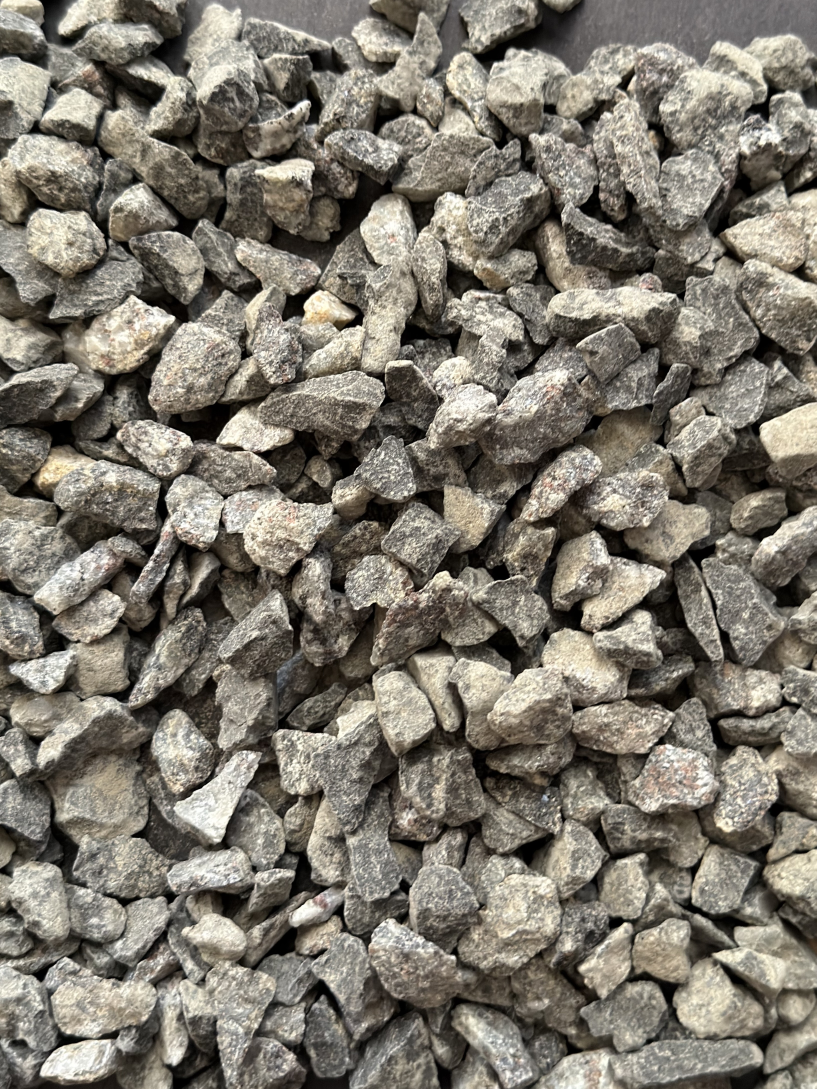
#> input picture samples/12MM/12mm_diff_height.jpeg, 3266 x 4355 px (shown at 1/4 size)
$ python debug_diameters.py samples/12MM/12mm_diff_height.jpeg
#> lines starting #> are read from the running program, lines starting #| are printed output that depends on the picture; after the words box and inside, x2 and y2 are one past the last pixel; in counts of white or black regions, pixels touching at a corner belong together
### utils.py
"""
utils.py — Shared utility functions for Q-Vision pipeline.
"""

import cv2
import numpy as np
from PIL import Image, ExifTags

from config import MAX_IMAGE_DIM, MIN_CONTOUR_AREA


def _apply_exif_orientation(path: str) -> np.ndarray:
    """Read an image and apply EXIF orientation (handles iPhone photos)."""
#> called with path = 'samples/12MM/12mm_diff_height.jpeg'
    pil_img = Image.open(path)
#> pil_img is the input picture: PIL image 3266x4355 RGB; mean R, G, B 125.6, 120.3, 109.5
    try:
        exif = pil_img._getexif()
#> exif = 13 items
        if exif:
            orientation_key = next(
                (k for k, v in ExifTags.TAGS.items() if v == "Orientation"), None
            )
            if orientation_key and orientation_key in exif:
                orientation = exif[orientation_key]
#> orientation = 1
                if orientation == 3:
                    pil_img = pil_img.rotate(180, expand=True)
                elif orientation == 6:
                    pil_img = pil_img.rotate(270, expand=True)
                elif orientation == 8:
                    pil_img = pil_img.rotate(90, expand=True)
    except (AttributeError, StopIteration):
        pass
    arr = np.array(pil_img)
    # PIL gives RGB; OpenCV uses BGR
    if len(arr.shape) == 3 and arr.shape[2] == 3:
        arr = cv2.cvtColor(arr, cv2.COLOR_RGB2BGR)
    elif len(arr.shape) == 3 and arr.shape[2] == 4:
        arr = cv2.cvtColor(arr, cv2.COLOR_RGBA2BGR)
    return arr


def load_image(path: str) -> np.ndarray:
    """Load and validate an image, applying EXIF orientation if present."""
    try:
        image = _apply_exif_orientation(path)
    except Exception:
        image = cv2.imread(path)
    if image is None:
        raise FileNotFoundError(f"Could not load image: {path}")
    return image


def resize_if_needed(image: np.ndarray, max_dim: int = MAX_IMAGE_DIM) -> np.ndarray:
    """Resize image proportionally if its largest dimension exceeds max_dim."""
#> called with max_dim = 2000
    h, w = image.shape[:2]
#> h = 4355; w = 3266
    largest = max(h, w)
#> largest = 4355
    if largest <= max_dim:
        return image
    scale = max_dim / largest
#> scale = 0.459
    new_w = int(w * scale)
#> new_w = 1499
    new_h = int(h * scale)
#> new_h = 2000
    return cv2.resize(image, (new_w, new_h), interpolation=cv2.INTER_AREA)


# [49 lines left out: function draw_contours_with_labels, not called in this run]

### zones.py
"""
zones.py — Extract 5 sampling zones from the truck bed image.
"""

import cv2
import numpy as np

from config import ZONE_COUNT, ZONE_LAYOUT


def extract_zones(image: np.ndarray, zone_count: int = ZONE_COUNT) -> list:
    """
    Divide the image into 5 sampling zones:
      - Zone 1: top-left quadrant
      - Zone 2: top-right quadrant
      - Zone 3: bottom-left quadrant
      - Zone 4: bottom-right quadrant
      - Zone 5: center region (overlapping)

    Parameters
    ----------
    image : np.ndarray
        Input image (BGR or grayscale).
    zone_count : int
        Expected number of zones (kept for API compatibility; always returns 5).

    Returns
    -------
    list[np.ndarray]
        List of cropped zone images.
    """
    h, w = image.shape[:2]
    zones = []
    for name, (xs, ys, xe, ye) in ZONE_LAYOUT.items():
        x1 = int(xs * w)
        y1 = int(ys * h)
        x2 = int(xe * w)
        y2 = int(ye * h)
        zone_crop = image[y1:y2, x1:x2]
        zones.append(zone_crop)
    return zones


# [43 lines left out: function draw_zones, not called in this run]

### segmentation.py
"""
segmentation.py — Preprocessing, adaptive thresholding, morphology, and watershed
segmentation of stone particles for Q-Vision pipeline.
"""

import cv2
import numpy as np

from config import (
    CLAHE_CLIP_LIMIT,
    CLAHE_TILE_GRID_SIZE,
    ADAPTIVE_THRESH_BLOCK_SIZE,
    ADAPTIVE_THRESH_C,
    WATERSHED_DIST_THRESH,
)


def preprocess(image: np.ndarray) -> np.ndarray:
    """
    Prepare an image for segmentation.

    Steps:
    1. Convert to grayscale.
    2. Apply CLAHE for contrast enhancement.
    3. Apply bilateral filter for edge-preserving denoising.

    Parameters
    ----------
    image : np.ndarray
        BGR or grayscale input image.

    Returns
    -------
    np.ndarray
        Preprocessed grayscale image.
    """
    if len(image.shape) == 3:
        gray = cv2.cvtColor(image, cv2.COLOR_BGR2GRAY)
    else:
        gray = image.copy()

    clahe = cv2.createCLAHE(
        clipLimit=CLAHE_CLIP_LIMIT,
        tileGridSize=CLAHE_TILE_GRID_SIZE,
    )
    enhanced = clahe.apply(gray)
    # Gaussian blur to smooth stone surface texture before thresholding
    denoised = cv2.GaussianBlur(enhanced, (9, 9), 0)
    return denoised


def segment_stones(preprocessed_image: np.ndarray) -> np.ndarray:
    """
    Produce a binary mask isolating stone particles.

    Steps:
    1. Adaptive Gaussian thresholding.
    2. Morphological opening to remove small noise.
    3. Morphological closing to fill small holes.

    Parameters
    ----------
    preprocessed_image : np.ndarray
        Grayscale preprocessed image from :func:`preprocess`.

    Returns
    -------
    np.ndarray
        Binary mask (uint8, values 0 or 255).
    """
    # Use Otsu thresholding — works for both light-on-dark and dark-on-light
    _, binary = cv2.threshold(
        preprocessed_image, 0, 255, cv2.THRESH_BINARY + cv2.THRESH_OTSU
    )

    # Auto-detect polarity: stones should fill 15-75% of image.
    # If foreground is too small, stones are likely bright (light-on-dark) and
    # Otsu already marks them white.  If foreground is too large, invert.
    fg_ratio = (binary > 0).sum() / binary.size
    if fg_ratio > 0.75:
        binary = cv2.bitwise_not(binary)

    kernel = cv2.getStructuringElement(cv2.MORPH_ELLIPSE, (9, 9))
    opened = cv2.morphologyEx(binary, cv2.MORPH_OPEN, kernel, iterations=2)
    closed = cv2.morphologyEx(opened, cv2.MORPH_CLOSE, kernel, iterations=2)
    return closed


def separate_touching_stones(binary_mask: np.ndarray) -> tuple:
    """
    Separate touching/overlapping stone particles using the watershed algorithm.

    Steps:
    1. Distance transform on the binary mask.
    2. Threshold distance map to find definite foreground (local maxima).
    3. Dilate binary mask for definite background.
    4. Compute unknown region and assign markers.
    5. Run watershed on a 3-channel placeholder image.
    6. Extract contours from each labelled region.

    Parameters
    ----------
    binary_mask : np.ndarray
        Binary mask (uint8) from :func:`segment_stones`.

    Returns
    -------
    tuple[list, np.ndarray]
        (list of contours, labelled image from watershed)
    """
    # Distance transform
    dist = cv2.distanceTransform(binary_mask, cv2.DIST_L2, 5)

    # Threshold to find sure foreground
    _, sure_fg = cv2.threshold(
        dist,
        WATERSHED_DIST_THRESH * dist.max(),
        255,
        cv2.THRESH_BINARY,
    )
    sure_fg = np.uint8(sure_fg)

    # Sure background via dilation
    kernel = cv2.getStructuringElement(cv2.MORPH_ELLIPSE, (3, 3))
    sure_bg = cv2.dilate(binary_mask, kernel, iterations=3)

    # Unknown region
    unknown = cv2.subtract(sure_bg, sure_fg)

    # Label markers
    _, markers = cv2.connectedComponents(sure_fg)
    markers = markers + 1
    markers[unknown == 255] = 0

    # Watershed needs a 3-channel uint8 image
    placeholder = cv2.cvtColor(binary_mask, cv2.COLOR_GRAY2BGR)
    markers = cv2.watershed(placeholder, markers)

    # Extract contours from each unique label (skip background=-1 and border=1)
    contours = []
    labels = np.unique(markers)
    for label in labels:
        if label <= 1:
            continue
        mask = np.zeros_like(binary_mask)
        mask[markers == label] = 255
        cnts, _ = cv2.findContours(mask, cv2.RETR_EXTERNAL, cv2.CHAIN_APPROX_SIMPLE)
        contours.extend(cnts)

    return contours, markers

### measurement.py
"""
measurement.py — Compute equivalent particle diameters and size distribution statistics.
"""

import math
import numpy as np
import cv2

from config import MIN_CONTOUR_AREA, CLASSIFICATION_RULES, MAX_PARTICLE_DIAMETER_MM


def measure_particles(contours: list, px_per_mm: float) -> list:
    """
    Measure the equivalent diameter (in mm) of each stone particle contour.

    For each contour:
    - Compute contour area in pixels.
    - Skip contours smaller than MIN_CONTOUR_AREA.
    - Equivalent diameter: d = 2 * sqrt(area / pi)
    - Convert pixel diameter to mm using px_per_mm.

    Parameters
    ----------
    contours : list
        List of contours from OpenCV (e.g. from watershed segmentation).
    px_per_mm : float
        Pixels per millimetre calibration ratio.

    Returns
    -------
    list[dict]
        Each dict has keys: 'diameter_mm', 'area_px', 'contour'.
    """
    particles = []
    for cnt in contours:
        area_px = cv2.contourArea(cnt)
        if area_px < MIN_CONTOUR_AREA:
            continue
        diameter_px = 2.0 * math.sqrt(area_px / math.pi)
        diameter_mm = diameter_px / px_per_mm
        if diameter_mm > MAX_PARTICLE_DIAMETER_MM:
            continue  # skip ruler / artifacts
        particles.append(
            {
                "diameter_mm": diameter_mm,
                "area_px": area_px,
                "contour": cnt,
            }
        )
    return particles


# [67 lines left out: function compute_distribution, not called in this run]

### debug_diameters.py
"""
Quick diagnostic: prints raw diameter distribution for an image.
Usage: python debug_diameters.py path/to/12mm_image.jpg
"""
import sys
import numpy as np
from collections import Counter

from config import FIXED_PX_PER_MM, RULER_CROP_TOP
from measurement import measure_particles, compute_distribution
from segmentation import preprocess, segment_stones, separate_touching_stones
from utils import load_image, resize_if_needed
from zones import extract_zones


def main():
    path = sys.argv[1] if len(sys.argv) > 1 else None
    if not path:
        print("Usage: python debug_diameters.py <image_path>")
        sys.exit(1)

    image = load_image(path)
    image = resize_if_needed(image)

    if RULER_CROP_TOP > 0:
        h = image.shape[0]
#> h = 2000
        image = image[int(h * RULER_CROP_TOP):]
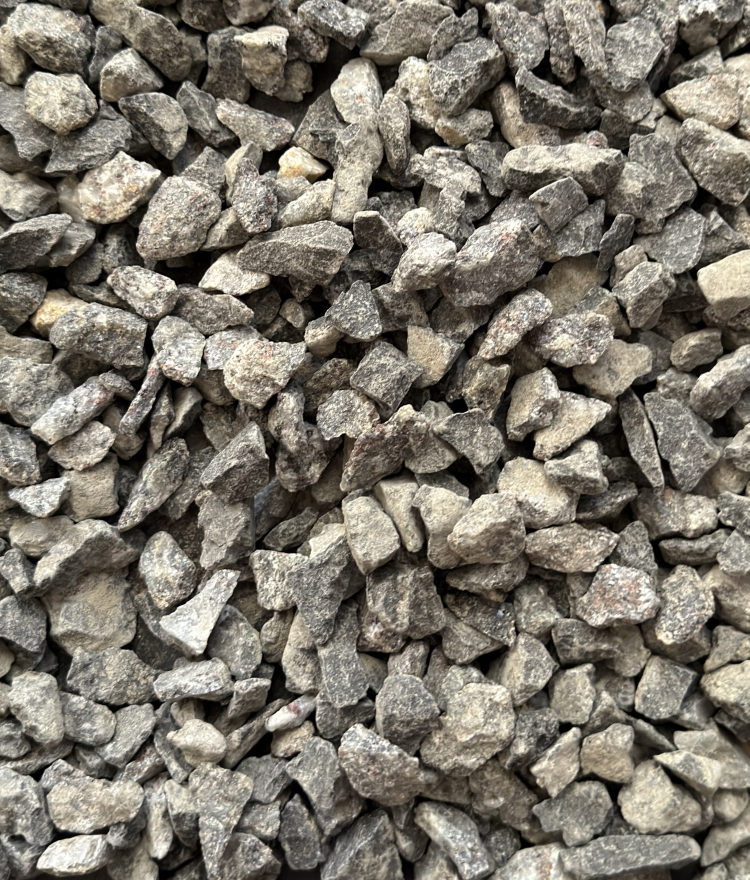
#> image: shape (1760, 1499, 3) (shown at 1/2 size); mean B, G, R 107.8, 118.8, 124.3

    px_per_mm = FIXED_PX_PER_MM
    print(f"px_per_mm = {px_per_mm}")
    print(f"Image shape (after crop/resize): {image.shape}\n")
#| Image shape (after crop/resize): (1760, 1499, 3)

    zones = extract_zones(image)
#> the loop in extract_zones, `for name, (xs, ys, xe, ye) in ZONE_LAYOUT.items():` made 5 passes
#> pass 3, in extract_zones, `zone_crop = image[y1:y2, x1:x2]`:
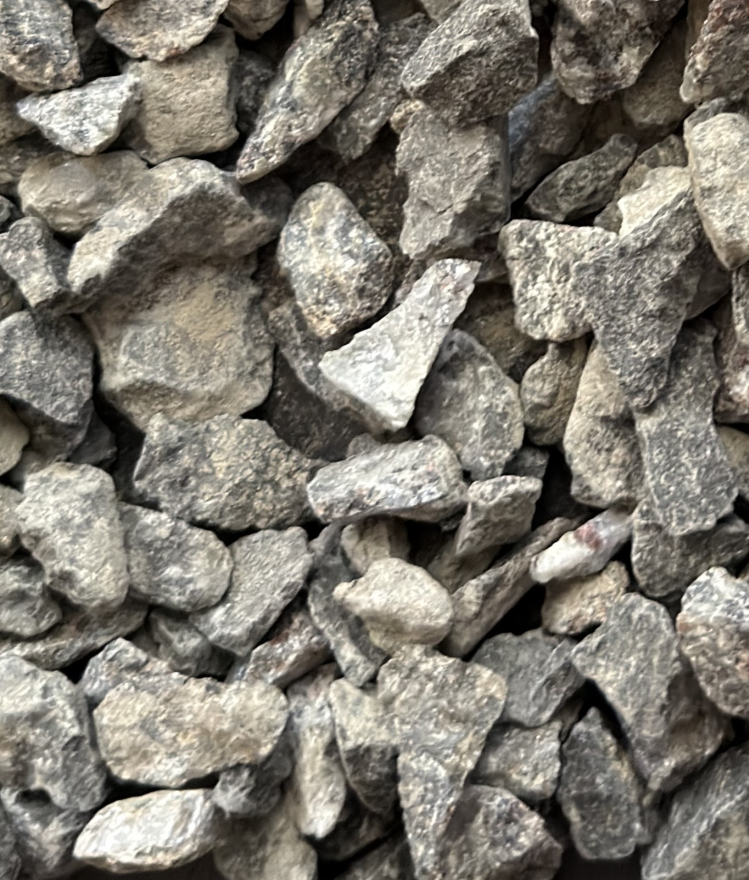
#> zone_crop: shape (880, 749, 3); mean B, G, R 111.2, 120.6, 125
#> after the loop in extract_zones, `for name, (xs, ys, xe, ye) in ZONE_LAYOUT.items():`: zones = 5 items
#> zones = 5 items
    all_diameters = []

    for i, zone in enumerate(zones):
        prep = preprocess(zone)
        mask = segment_stones(prep)
        contours, _ = separate_touching_stones(mask)
        particles = measure_particles(contours, px_per_mm)
        diams = sorted([p["diameter_mm"] for p in particles])
        all_diameters.extend(diams)

        print(f"--- Zone {i+1}: {len(diams)} particles ---")
        if diams:
            print(f"  Min: {min(diams):.2f}  Max: {max(diams):.2f}  Mean: {np.mean(diams):.2f}")
            # Bucket into ranges
            arr = np.array(diams)
            b0_8   = int(np.sum((arr >= 0)  & (arr < 8)))
            b8_14  = int(np.sum((arr >= 8)  & (arr < 14)))
            b10_18 = int(np.sum((arr >= 10) & (arr < 18)))
            b14_50 = int(np.sum((arr >= 14) & (arr < 50)))
            b18_50 = int(np.sum((arr >= 18) & (arr < 50)))
            total = len(arr)
            print(f"  0-8mm (6mm rule):   {b0_8:3d} ({100*b0_8/total:.1f}%)")
            print(f"  8-14mm (10mm rule): {b8_14:3d} ({100*b8_14/total:.1f}%)")
            print(f"  10-18mm (12mm rule):{b10_18:3d} ({100*b10_18/total:.1f}%)")
            print(f"  14-50mm (20mm rule):{b14_50:3d} ({100*b14_50/total:.1f}%)")
            print(f"  18-50mm (20mm disp):{b18_50:3d} ({100*b18_50/total:.1f}%)")
            print(f"  All diameters: {[round(d,1) for d in diams]}")
        print()
#> this loop made 5 passes
#> (fg_ratio in segment_stones, b0_8, b8_14, b10_18, b14_50, b18_50, total) on passes 1 to 5: (0.53, 2, 9, 11, 26, 22, 37), (0.519, 5, 21, 22, 26, 19, 52), (0.53, 2, 18, 17, 27, 21, 47), (0.55, 1, 13, 14, 28, 21, 42), (0.517, 5, 15, 15, 24, 18, 44)
#> (printed output is left out)
#> pass 1, in preprocess, `denoised = cv2.GaussianBlur(enhanced, (9, 9), 0)`:
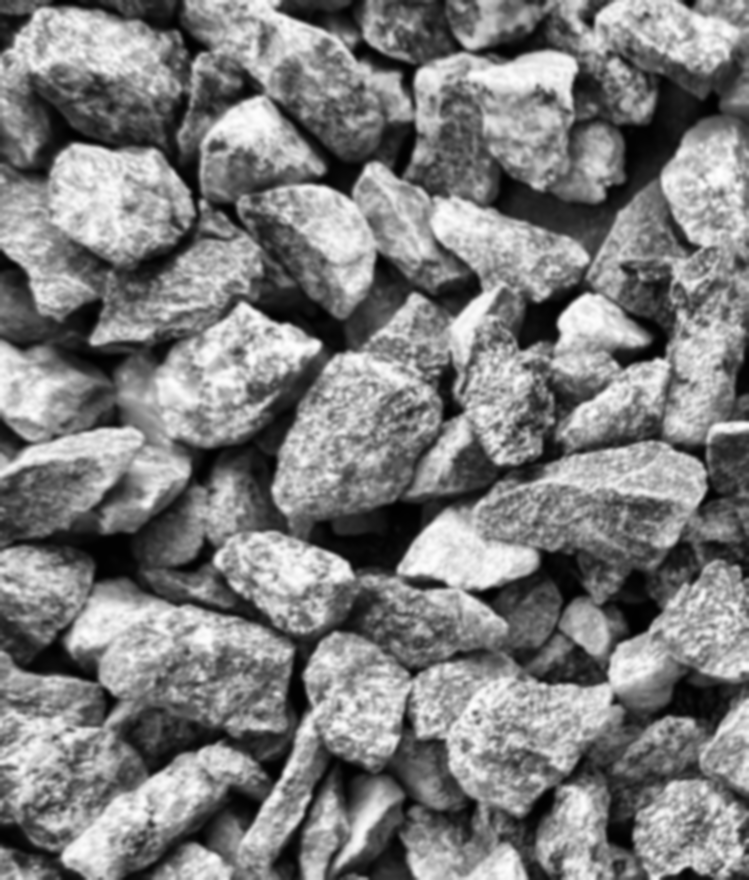
#> denoised: shape (880, 749); min 1, max 254, mean 125.9
#> pass 1, in segment_stones, `_, binary = cv2.threshold( preprocessed_image, 0, 255, cv2.THRESH_BINA..`:
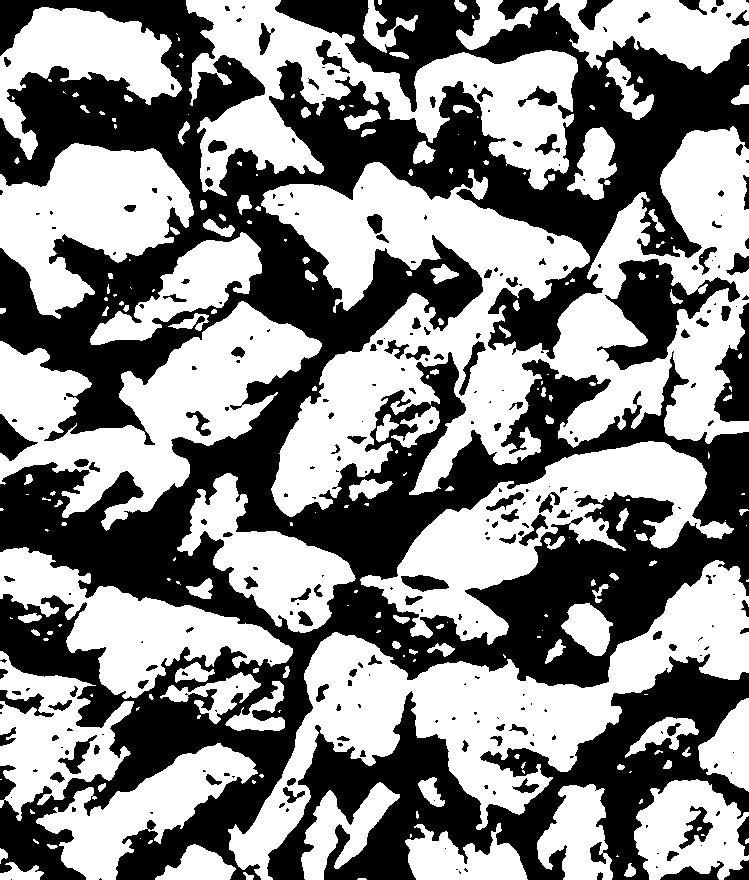
#> binary: shape (880, 749); 53% white; 288 black regions (163 under 20 px), largest, box (x1, y1, x2, y2) and area: (0, 0, 749, 880) 247524, (267, 654, 749, 880) 38721, (597, 259, 740, 370) 6056
#> after the loop:
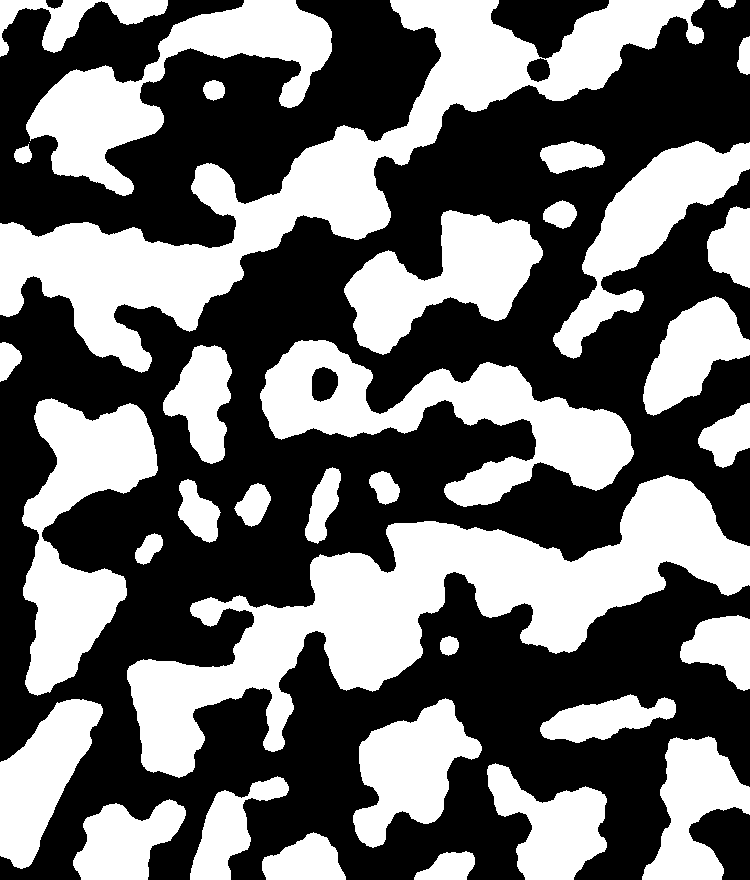
#> mask: shape (880, 750); 43% white; 36 white regions (1 under 20 px), largest, box (x1, y1, x2, y2) and area: (127, 475, 750, 778) 55736, (0, 0, 705, 373) 52716, (260, 340, 634, 507) 23640
#> after the loop:
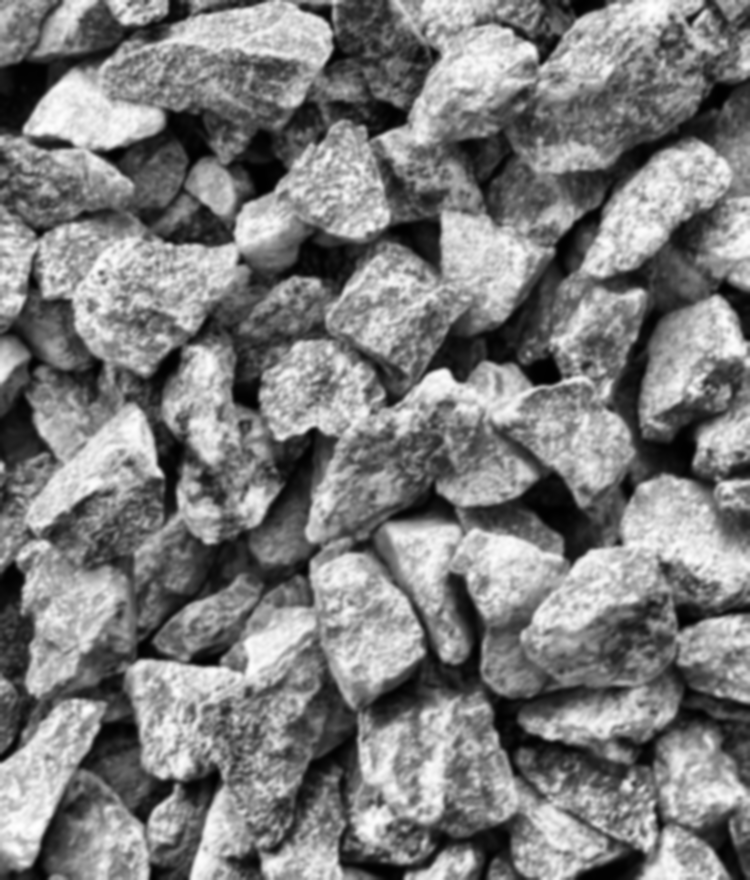
#> prep: shape (880, 750); min 1, max 255, mean 125.6
#> after the loop, all_diameters = 222 values, max 46.67 at index 221, min 4.6 at index 89, mean 16.88

    # Overall
    if all_diameters:
        arr = np.array(all_diameters)
#> arr has the same summary as all_diameters
        total = len(arr)
#> total = 222
        print(f"=== OVERALL: {total} particles ===")
#| === OVERALL: 222 particles ===
        print(f"  Mean: {arr.mean():.2f}  Median: {np.median(arr):.2f}  Std: {arr.std():.2f}")
#|   Mean: 16.88  Median: 16.70  Std: 7.07
        b0_8   = int(np.sum((arr >= 0)  & (arr < 8)))
#> b0_8 = 15
        b8_14  = int(np.sum((arr >= 8)  & (arr < 14)))
#> b8_14 = 76
        b10_18 = int(np.sum((arr >= 10) & (arr < 18)))
#> b10_18 = 79
        b14_50 = int(np.sum((arr >= 14) & (arr < 50)))
#> b14_50 = 131
        print(f"  0-8mm  (6mm rule) : {b0_8:3d} / {total} = {100*b0_8/total:.1f}%")
#|   0-8mm  (6mm rule) :  15 / 222 = 6.8%
        print(f"  8-14mm (10mm rule): {b8_14:3d} / {total} = {100*b8_14/total:.1f}%")
#|   8-14mm (10mm rule):  76 / 222 = 34.2%
        print(f"  10-18mm(12mm rule): {b10_18:3d} / {total} = {100*b10_18/total:.1f}%")
#|   10-18mm(12mm rule):  79 / 222 = 35.6%
        print(f"  14-50mm(20mm rule): {b14_50:3d} / {total} = {100*b14_50/total:.1f}%")
#|   14-50mm(20mm rule): 131 / 222 = 59.0%


if __name__ == "__main__":
    main()
